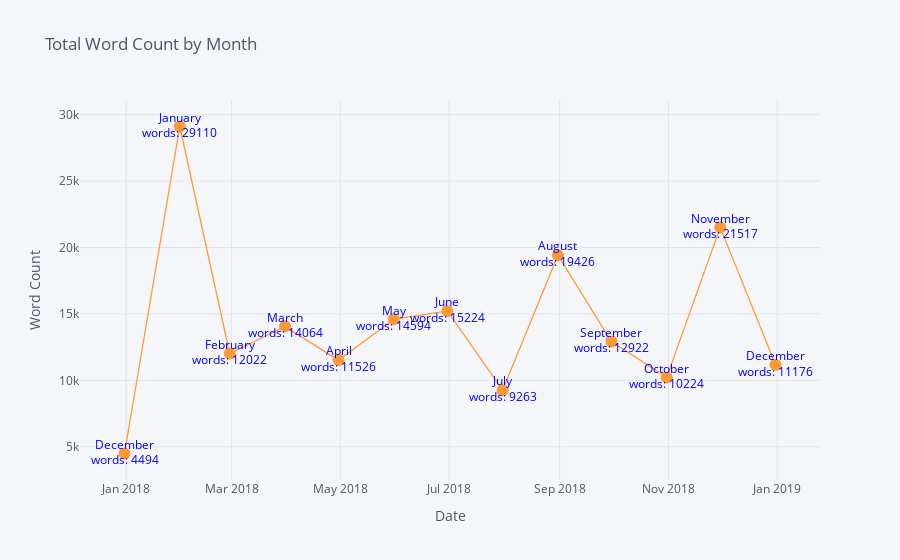

Notebook cell for this chart:
### Code cell
#The text is written in HTML which gives us control over the formatting.
tds_monthly_totals["text"] = [
    f'<span style="color:blue">{m}<span><br>words: {w:.0f}'
    for m, w in zip(
        tds_monthly_totals.index.month_name(), tds_monthly_totals["word_count"]
    )
]
tds_monthly_totals.iplot(mode="lines+markers+text", text="text", y="word_count", xTitle="Date",yTitle="Word Count",
                         title="Total Word Count by Month",)

### Figure 1 — Plotly figure (JSON) as saved in the notebook; plotly's stock layout.template omitted (floating-point values rounded to 4 significant figures)
{"data": [{"line": {"color": "rgba(255, 153, 51, 1.0)", "dash": "solid", "shape": "linear", "width": 1.3}, "marker": {"size": 12, "symbol": "circle"}, "mode": "lines+markers+text", "name": "word_count", "text": ["<span style=\"color:blue\">December<span><br>words: 4494", "<span style=\"color:blue\">January<span><br>words: 29110", "<span style=\"color:blue\">February<span><br>words: 12022", "<span style=\"color:blue\">March<span><br>words: 14064", "<span style=\"color:blue\">April<span><br>words: 11526", "<span style=\"color:blue\">May<span><br>words: 14594", "<span style=\"color:blue\">June<span><br>words: 15224", "<span style=\"color:blue\">July<span><br>words: 9263", "<span style=\"color:blue\">August<span><br>words: 19426", "<span style=\"color:blue\">September<span><br>words: 12922", "<span style=\"color:blue\">October<span><br>words: 10224", "<span style=\"color:blue\">November<span><br>words: 21517", "<span style=\"color:blue\">December<span><br>words: 11176"], "type": "scatter", "x": ["2017-12-31", "2018-01-31", "2018-02-28", "2018-03-31", "2018-04-30", "2018-05-31", "2018-06-30", "2018-07-31", "2018-08-31", "2018-09-30", "2018-10-31", "2018-11-30", "2018-12-31"], "y": [4494, 29110, 12022, 14064, 11526, 14594, 15224, 9263, 19426, 12922, 10224, 21517, 11176]}], "layout": {"legend": {"bgcolor": "#F5F6F9", "font": {"color": "#4D5663"}}, "paper_bgcolor": "#F5F6F9", "plot_bgcolor": "#F5F6F9", "title": {"font": {"color": "#4D5663"}, "text": "Total Word Count by Month"}, "xaxis": {"gridcolor": "#E1E5ED", "showgrid": true, "tickfont": {"color": "#4D5663"}, "title": {"font": {"color": "#4D5663"}, "text": "Date"}, "zerolinecolor": "#E1E5ED"}, "yaxis": {"gridcolor": "#E1E5ED", "showgrid": true, "tickfont": {"color": "#4D5663"}, "title": {"font": {"color": "#4D5663"}, "text": "Word Count"}, "zerolinecolor": "#E1E5ED"}}}
